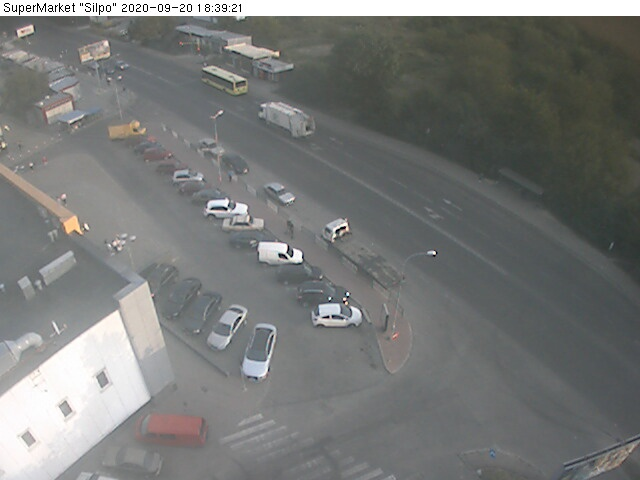
#> input picture input.jpg, 640 x 480 px
$ python draw_rectangles.py
#> lines starting #> are read from the running program, lines starting #| are printed output that depends on the picture; after the words box and inside, x2 and y2 are one past the last pixel; in counts of white or black regions, pixels touching at a corner belong together
import numpy as np
from cv2 import cv2
from shapely.geometry import Polygon

def loltlot(list_of_list): # list of lists to list of tuples
  return list(map(tuple, list_of_list))

image = cv2.imread('input.jpg')
#> image is the input picture: shape (480, 640, 3); mean B, G, R 118.2, 119.7, 118

color = (0, 255, 0)
thickness = 2

pts_array = [
  np.array([[200, 66], [248, 66], [248, 98], [200, 98]], np.int32),
  np.array([[400, 66], [48, 100], [150, 300]], np.int32),
  np.array([[330, 340], [370, 335], [380, 365], [340, 370]], np.int32)
]


p1 = Polygon(loltlot(pts_array[0]))
p2 = Polygon(loltlot(pts_array[1]))
print(p1.intersects(p2))


image = cv2.polylines(image, pts_array, True, color, thickness)
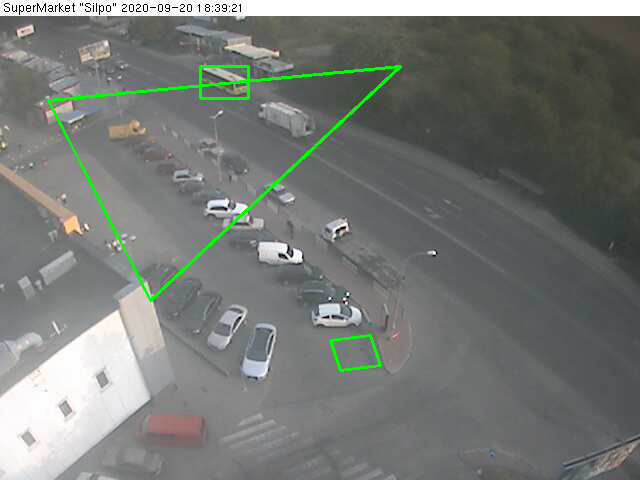
#> image: shape (480, 640, 3); 1.16% of pixels changed, all inside (x1, y1, x2, y2) = (47, 65, 402, 372)
cv2.imwrite('drawed_result.jpg', image)
